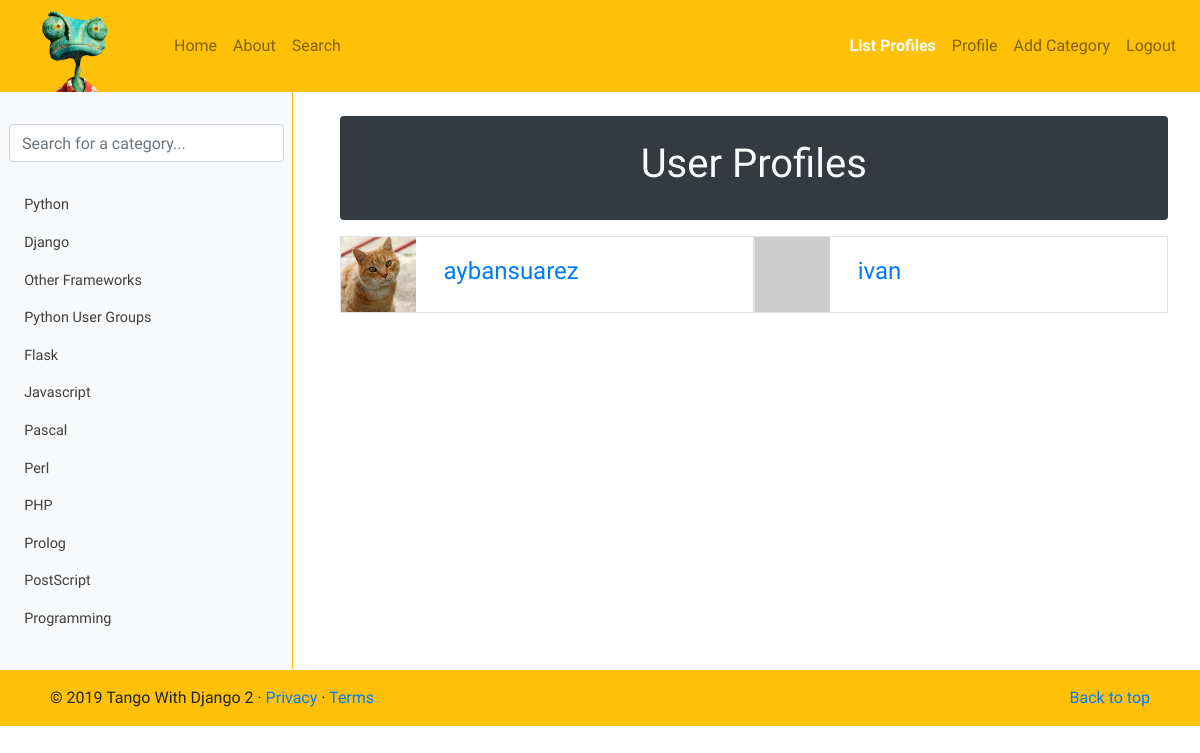
Before: /rango/profiles/ (signed in) with the older database file.
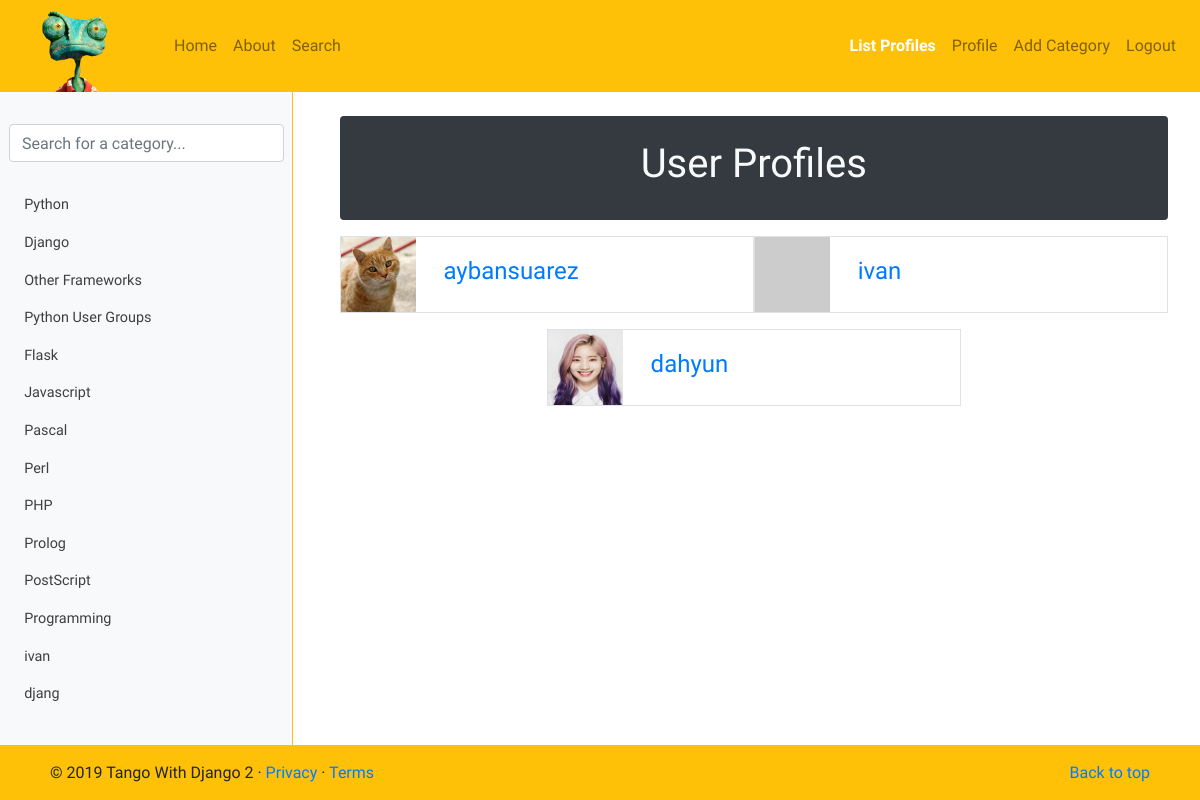
After: the same page with the newer database file.
### rango/models.py (models this page shows, shortened)
class Category(models.Model):
    name = models.CharField(max_length=128, unique=True)
    views = models.IntegerField(default=0)
    likes = models.IntegerField(default=0)
    slug = models.SlugField(unique=True)
    class Meta:
        verbose_name_plural = 'Categories'

class UserProfile(models.Model):
    user = models.OneToOneField(User, on_delete=models.CASCADE)
    website = models.URLField(blank=True)
    picture = models.ImageField(upload_to='profile_images', blank=True)

### rango/views.py (the view)
# urls.py: path('profiles/', views.list_profiles, name='list_profiles'),
@login_required
def list_profiles(request):
    userprofile_list = UserProfile.objects.all()
    return render(request, 'rango/list_profiles.html', {'userprofile_list' : userprofile_list})

### rango/templatetags/rango_template_tags.py (called while the page is built)
@register.inclusion_tag('rango/cats.html')
def get_category_list(cat=None):
    return {'cats': Category.objects.all(), 'act_cat': cat}

### templates/rango/list_profiles.html (shortened to what this page needs)
{% extends 'rango/base.html' %}
{% load staticfiles %}
{% block body_block %}
<div class="container my-4">
    <div class="bg-dark text-light row mx-2 rounded">
        <div class="col text-center py-4">
            <h1>User Profiles</h1>
        </div>
    </div>
    <div class="row justify-content-center mx-2">
        {% if userprofile_list %}
            {% for listuser in userprofile_list %}
            <div class="col-lg-6 col-md-6 col-12 border mt-lg-3 mt-1 col-12 p-0">
                {% if listuser.picture %}
                <img src="{{ MEDIA_URL }}{{ listuser.picture }}" width="75" height="75" alt="{{ listuser.user.username }}">
                {% else %}
                <img src="http://lorempixel.com/64/64/people/" width="75" height="75" alt="{{ listuser.user.username }}">
                {% endif %}
                <h4 class="ml-4 d-inline">
                    <a href="{% url 'rango:profile' listuser.user.username %}">{{ listuser.user.username }}</a>
                </h4>
            </div>
            {% endfor %}
        {% endif %}
    </div>
</div>
<div class="my-5 py-5"></div>
{% endblock %}

### templates/rango/base.html (shortened to what this page needs)
<!DOCTYPE html>
{% load staticfiles %}
{% load rango_template_tags %}
<html lang="en">
<head>
	<link rel="stylesheet" href="https://use.fontawesome.com/releases/v5.8.2/css/all.css">
	<link rel="stylesheet" href="https://stackpath.bootstrapcdn.com/bootstrap/4.1.3/css/bootstrap.min.css">
	<link rel="stylesheet" type="text/css" href="{% static "css/rango-css.css" %}">
</head>
<body class="m-0 p-0">
	<div class="container-fluid p-0">
		<nav class="navbar navbar-expand-lg navbar-light bg-warning p-0">
			<a class="navbar-brand d-lg-block d-none p-0 pt-2" href="{% url 'rango:index' %}">
				<img src="/media/rango_img.png" alt="rango-logo" class="img-fluid" width="150">
			</a>
			<div class="collapse text-center navbar-collapse py-2" id="navbarCollapse">
				<ul class="navbar-nav mr-auto">
					<li class="nav-item"><a class="nav-link home-rango" href="{% url 'rango:index' %}">Home</a></li>
					<li class="nav-item "><a class="nav-link" href="{% url 'rango:about' %}">About</a></li>
					<li class="nav-item "><a class="nav-link" href="{% url 'rango:search' %}">Search</a></li>
				</ul>
				<ul class="navbar-nav ml-auto px-3">
					{% if user.is_authenticated %}
					<li class="nav-item "><a class="nav-link" href="{% url 'rango:list_profiles' %}">List Profiles</a></li>
					<li class="nav-item "><a class="nav-link" href="{% url 'rango:profile' user.username %}">Profile</a></li>
					<li class="nav-item"><a class="nav-link" href="{% url 'rango:add_category' %}">Add Category</a></li>
					<li class="nav-item"><a class="nav-link" href="{% url 'auth_logout' %}?next=/rango/">Logout</a></li>
					{% else %}
					<li class="nav-item"><a class="nav-link" href="{% url 'registration_register' %}">Register</a></li>
					<li class="nav-item "><a class="nav-link" href="{% url 'auth_login' %}">Login</a></li>
					{% endif %}
				</ul>
			</div>
		</nav>
		<div class="container-fluid p-0">
			<div class="row">
				<nav class="rangoSidebar col-lg-3 d-none d-lg-block bg-light sidebar p-0 border-right border-warning">
					<div>
						<div class="container p-3">
							<input type="search" class="form-control ml-2 mt-3" id="suggestion" placeholder="Search for a category...">
						</div>
						<div id="cats" class="py-2 px-3 d-flex">
						{% block sidebar_block %}
								{% get_category_list category %}
						{% endblock %}
						</div>
					</div>
				</nav>
				<main role="main" class="col-lg-9 ml-sm-auto px-4">
					{% block body_block %}{% endblock %}
				</main>
			</div>
			<div id="footer" class="container-fluid px-0 py-3 bg-warning">
				<footer class="row text-center">
					<div class="col-lg-6 col-sm-12">
						<p class="m-0 backFooter">&copy; 2019 Tango With Django 2 &middot; <a href="#">Privacy</a> &middot; <a href="#">Terms</a></p>
					</div>
					<div class="col-lg-6 col-sm-12">
						<p class="backTop m-0"><a href="#">Back to top</a></p>
					</div>
				</footer>
			</div>
		</div>
	</div>
	</body>
</html>

### templates/rango/cats.html (shortened to what this page needs)
<div id="catlst" class="mb-4 d-lg-block d-none">
    <ul class="nav flex-column">
        {% if cats %}
            {% for c in cats %}
                {% if c == act_cat %}
                    <li class="nav-item">
                        <a class="nav-link active" href="{% url 'rango:show_category' c.slug %}">
                            <i data-feather="archive"></i>&nbsp;&nbsp;{{ c.name }}
                        </a>
                    </li>
                {% else %}
                    <li class="nav-item">
                        <a class="nav-link" href="{% url 'rango:show_category' c.slug %}">
                            &nbsp;&nbsp;{{ c.name }}
                        </a>
                    </li>
                {% endif %}
            {% endfor %}
        {% else %}
            <li class="nav-item">No Categories Yet!</li>
        {% endif %}
    </ul>
</div>

### static/css/rango-css.css (style rules this page uses)
html,body { width: 100%; height: 100%; margin: 0px; padding: 0px; font-family: 'Ubuntu', sans-serif; overflow-x: hidden; }
.headeractive { color: #fff!important; font-weight: 900; }
main { height: -webkit-calc(100% - 156px); }
#cats .nav-item a { color: #3f3f3f; font-size: .9rem; }
@media (min-width: 992px) { .backFooter { text-align: left; padding-left: 50px; } }
@media (min-width: 992px) { .backTop { text-align: right; padding-right: 50px; } }

Changed rows visible on the page:
added Category: name "ivan"
added Category: name "djang"
added UserProfile: picture (picture), user.username "dahyun"
